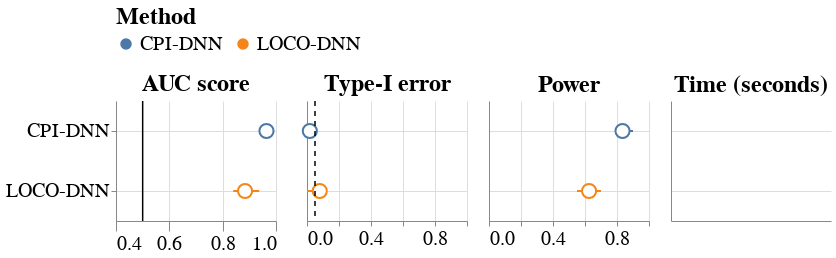

The code cell stored with this chart in its notebook:
### Code cell
marker_size = 200
err_size = 2
height = 120
width= 160
scheme = 'tableau10'
p1 = plot_auc(df_auc_dnn_agg, last=True)
p2 = plot_typeI(df_t1_error_dnn_agg, last=False)
p3 = plot_power(df_power_dnn_agg, last=False)
p4 = plot_time(df_time_dnn, last=False)

my_font = 'Helvetica'
fig_dnn = alt.hconcat(
    p1,
    p2,
    p3,
    p4
).configure_axis(
    grid=True, 
    titleFont=my_font,
    titleFontWeight='normal',
    labelFont=my_font,
    labelFontSize=20,
    titleFontSize=24,
    labelSeparation=10
).configure_header(
    titleFont=my_font,
    titleFontWeight='normal',
    labelFont=my_font,
    titleFontSize=24,
    labelFontSize=20
).configure_view(
    strokeWidth=0
).configure_title(
    font=my_font,
    fontSize=24
).configure_legend(
    titleFontSize=24,
    labelFontSize=20,
    orient ='top',
#     columns=3,
    labelLimit=0,
    titleLimit=0,
#     columnPadding=45
)

# fig_dnn.save('figure_cpi_loco.svg')
# fig_dnn.save('figure_cpi_loco.png', scale_factor=3)
fig_dnn

### Figure 1 — Vega-Lite specification as saved in the notebook (floating-point values rounded to 4 significant figures)
{"config": {"view": {"continuousWidth": 300, "continuousHeight": 300, "strokeWidth": 0}, "axis": {"grid": true, "labelFont": "Helvetica", "labelFontSize": 20, "labelSeparation": 10, "titleFont": "Helvetica", "titleFontSize": 24, "titleFontWeight": "normal"}, "header": {"labelFont": "Helvetica", "labelFontSize": 20, "titleFont": "Helvetica", "titleFontSize": 24, "titleFontWeight": "normal"}, "legend": {"labelFontSize": 20, "labelLimit": 0, "orient": "top", "titleFontSize": 24, "titleLimit": 0}, "title": {"font": "Helvetica", "fontSize": 24}}, "hconcat": [{"layer": [{"mark": {"type": "errorbar", "opacity": 1, "size": 2}, "encoding": {"color": {"field": "method", "title": "Method", "type": "nominal"}, "strokeWidth": {"value": 2}, "x": {"axis": {"labels": true, "tickSize": 10}, "field": "ymin", "scale": {"domain": [0.4, 1.0]}, "title": "AUC", "type": "quantitative"}, "x2": {"field": "ymax", "title": "AUC"}, "y": {"field": "method", "title": null, "type": "nominal"}}}, {"mark": {"type": "point", "fill": "white", "opacity": 1, "size": 200}, "encoding": {"color": {"field": "method", "title": "Method", "type": "nominal"}, "x": {"axis": {"labels": true, "tickSize": 10}, "field": "mean", "scale": {"domain": [0.4, 1.0]}, "title": null, "type": "quantitative"}, "y": {"field": "method", "title": null, "type": "nominal"}}, "title": "AUC score"}, {"data": {"name": "data-83c09fe04dbfb5448f75ca7b5854c6db"}, "mark": {"type": "rule", "color": "black", "size": 1.5}, "encoding": {"x": {"field": "V1", "type": "quantitative"}}}], "data": {"name": "data-2376306ecbe3952ce03a618b15a634e9"}, "height": 120, "width": 160}, {"layer": [{"mark": {"type": "errorbar", "opacity": 1}, "encoding": {"color": {"field": "method", "title": "Method", "type": "nominal"}, "strokeWidth": {"value": 2}, "x": {"field": "ymin", "scale": {"domain": [0, 1.0]}, "title": "Type-I error", "type": "quantitative"}, "x2": {"field": "ymax", "title": "Type-I error"}, "y": {"axis": {"labels": false, "tickSize": 0}, "field": "method", "title": null, "type": "nominal"}}}, {"mark": {"type": "point", "fill": "white", "opacity": 1, "size": 200}, "encoding": {"color": {"field": "method", "title": "Method", "type": "nominal"}, "x": {"field": "mean", "scale": {"domain": [0, 1.0]}, "title": null, "type": "quantitative"}, "y": {"axis": {"labels": false, "title": null}, "field": "method", "title": null, "type": "nominal"}}, "title": "Type-I error"}, {"data": {"name": "data-d0a89ddc8924c8c3b7acf6cc4de2279f"}, "mark": {"type": "rule", "color": "black", "size": 1.5, "strokeDash": [5, 5]}, "encoding": {"color": {"value": "black"}, "x": {"field": "V1", "type": "quantitative"}}}], "data": {"name": "data-5c129a9c15baf7ee248c6ce5009882ca"}, "height": 120, "width": 160}, {"layer": [{"mark": {"type": "errorbar", "opacity": 1}, "encoding": {"color": {"field": "method", "title": "Method", "type": "nominal"}, "strokeWidth": {"value": 2}, "x": {"field": "ymin", "scale": {"domain": [0, 1.0]}, "title": "Type-I error", "type": "quantitative"}, "x2": {"field": "ymax", "title": "Type-I error"}, "y": {"field": "method", "title": null, "type": "nominal"}}}, {"mark": {"type": "point", "fill": "white", "opacity": 1, "size": 200}, "encoding": {"color": {"field": "method", "title": "Method", "type": "nominal"}, "x": {"field": "mean", "scale": {"domain": [0, 1.0]}, "title": null, "type": "quantitative"}, "y": {"axis": {"labels": false, "tickSize": 0, "title": null}, "field": "method", "title": null, "type": "nominal"}}, "title": "Power"}], "data": {"name": "data-109ba25ce59a7764695e4b7155d80217"}, "height": 120, "width": 160}, {"data": {"name": "data-23ad3ab4a5a8798dd734f590ca433916"}, "mark": {"type": "bar"}, "encoding": {"color": {"field": "method", "title": "Method", "type": "nominal"}, "x": {"field": "V1", "scale": {"type": "log"}, "title": null, "type": "quantitative"}, "y": {"axis": {"labels": false, "tickSize": 0, "title": null}, "field": "method", "title": null, "type": "nominal"}}, "height": 120, "title": "Time (seconds)", "width": 160}], "$schema": "https://vega.github.io/schema/vega-lite/v5.14.1.json", "datasets": {"data-2376306ecbe3952ce03a618b15a634e9": [{"method": "CPI-DNN", "mean": 0.9643, "ymin": 0.9521, "ymax": 0.9867}, {"method": "LOCO-DNN", "mean": 0.8841, "ymin": 0.8396, "ymax": 0.9371}], "data-83c09fe04dbfb5448f75ca7b5854c6db": [{"V1": 0.5, "Problem Data": "Type-I error nominal rate", "color": "black"}], "data-5c129a9c15baf7ee248c6ce5009882ca": [{"method": "CPI-DNN", "mean": 0.01767, "ymin": 0.0, "ymax": 0.03333}, {"method": "LOCO-DNN", "mean": 0.07967, "ymin": 0.0, "ymax": 0.1}], "data-d0a89ddc8924c8c3b7acf6cc4de2279f": [{"V1": 0.05, "correlation_group": "Type-I error nominal rate", "color": "black"}], "data-109ba25ce59a7764695e4b7155d80217": [{"method": "CPI-DNN", "mean": 0.8345, "ymin": 0.8, "ymax": 0.9}, {"method": "LOCO-DNN", "mean": 0.6255, "ymin": 0.55, "ymax": 0.7}], "data-23ad3ab4a5a8798dd734f590ca433916": [{"Unnamed: 0": 1, "n_samples": 1000, "method": "CPI-DNN", "V1": 1209.0}, {"Unnamed: 0": 2, "n_samples": 1000, "method": "LOCO-DNN", "V1": 17220.0}]}}
